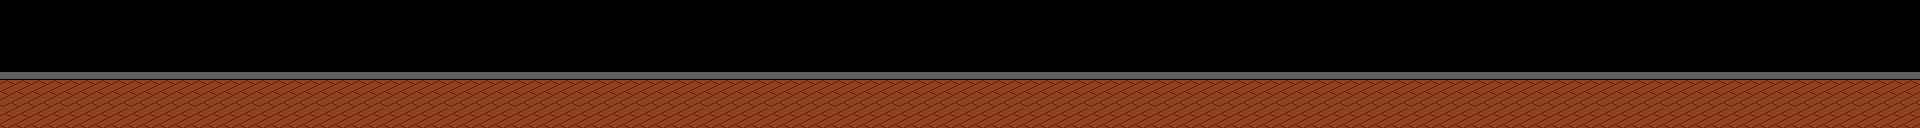

This game map was drawn from its Tiled (.tmx) file and the tilesets committed beside it. A one-line description and the trimmed map source follow:
An orthogonal 30x2 tile map with 64x64 px tiles, 1 tile layer (background) and 1 object.

<map version="1.0" orientation="orthogonal" renderorder="right-down" width="30" height="2" tilewidth="64" tileheight="64" nextobjectid="2">
 <tileset firstgid="1" name="spritesheet" tilewidth="64" tileheight="64">
  <image source="spritesheet.png" width="128" height="64" />
 </tileset>
 <layer name="background" width="30" height="2">
  <data>[60 cells, 30 non-empty, 1 distinct tile ids]</data>
 </layer>
 <objectgroup name="collision">
  <object id="1" x="-184" y="105" width="2283" height="57" />
 </objectgroup>
</map>
